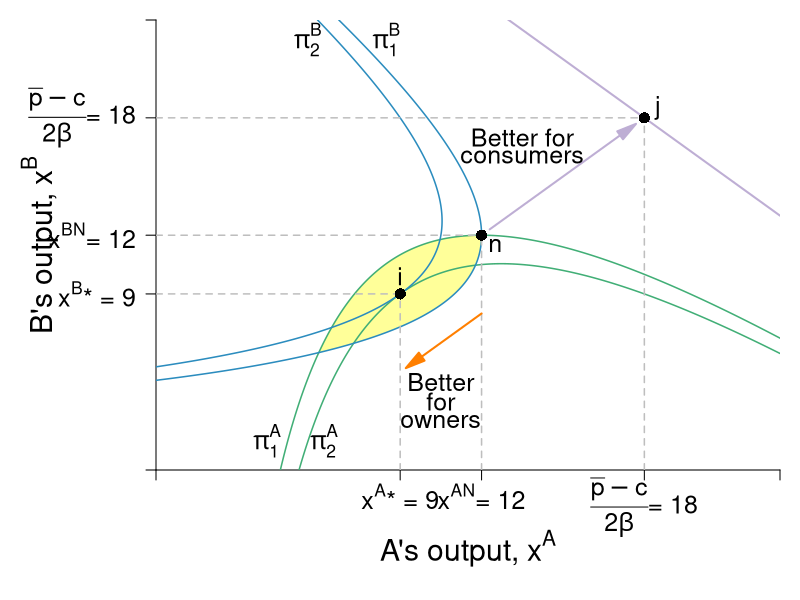

Write the R code that produced this figure.
#Graph Designer: Simon Halliday & Madeleine Wettach '20
#Authors: Bowles, Foley and Halliday
#Title: Microeconomics: Competition, Conflict and Coordination

require(shape)
pdf(file = "competitionmarkets/cournot_brfs_profits_social.pdf", width = 9, height = 7)

#Set parameters for graphics
pointsize <- 1.8
axislabelsize <- 1.8
labelsize <- 1.5
namesize <- 1.8
annotatesize <- 1.5
graphlinewidth <- 2
segmentlinewidth <- 1.5

COL <- c("#7fc97f", "#beaed4", "#fdc086", "#ffff99", "#386cb0", "#f0027f", "#bf5b17", "#666666")
COLA <- c("#99d8c9","#66c2a4","#41ae76", "#238b45", "#005824")
COLB <- c("#4eb3d3", "#2b8cbe", "#0868ac","#084081")

par(mar =  c(6.5, 7.80, 1, 1))

socialW <- function(xa, s = 0.5, pmax = 20, c1 = 2, slope = 1) {
  (pmax - c1)/s - slope*xa
}

piA <- function(xa, xb, s = 0.5, pmax = 20, c1 = 2) {
  (pmax - s*xb)*xa - s*(xa)^2 - c1*xa
}

piB <- function(xa, xb, s = 0.5, pmax = 20, c1 = 2) {
  (pmax - s*xa)*xb - s*(xb)^2 - c1*xb
}

brfB <- function(xa, s = 0.5, pmax = 20, c1 = 2) {
  (pmax - c1)/(2*s) - (1/2)*xa
}

brfA <- function(xa, s = 0.5, pmax = 20, c1 = 2) {
  (pmax - c1)/s - 2*xa
}

xANE <- function(pbar, beta = 2, c1 = 1){
  (pbar - c1)/(3*beta)
}

isoA <- function(xa, s = 0.5, pmax = 20, c1 = 2, piA = 72){
  -(c1*xa - pmax*xa + s*xa^2 + piA)/(s*xa)
}

isoB1 <- function(xa, s = 0.5, pmax = 20, c1 = 2, piB = 72){
  (-sqrt((c1 - pmax + s*xa)^2 - 4*piB*s) - c1 + pmax -s*xa)/(2*s)
}

isoB2 <- function(xa, s = 0.5, pmax = 20, c1 = 2, piB = 72){
  (sqrt((c1 - pmax + s*xa)^2 - 4*piB*s) - c1 + pmax -s*xa)/(2*s)
}


#Input into Wolfram Alpha: solve for x y = 1/b - (0.5*x)/(a*b) - u/(a*b*x)

#solve for y 72 = (p - s*y)*x - s*(x)^2 - c1*x 
#solve for y 72 = (p - s*x)*y - s*(y)^2 - c1*y

xlims <- c(0, 23)
ylims <- c(0, 23)

npts <- 501 
x <- seq(xlims[1], xlims[2], length.out = npts)
y <- seq(ylims[1], ylims[2], length.out = npts) 
a <- c(72, 81)
b <- c(72, 81)

plot(0, 0, xlim = xlims, ylim = ylims, type = "n",
     xlab = expression(paste("")),
     ylab = expression(paste("")), 
     xaxt = "n", 
     yaxt = "n", 
     cex.lab = axislabelsize, 
     bty = "n",
     xaxs="i", 
     yaxs="i")

# ticksy <- seq(from = 0, to = ylims[2], by = 2)
# ylabels <- seq(from = 0, to = ylims[2], by = 2)
# ticksx <- seq(from = 0, to = xlims[2], by = 2)
# xlabels <- seq(from = 0, to = xlims[2], by = 2)
ticksy <- c(0, 9, 12, 18, 36, ylims[2])
ylabels <- c(NA, expression(paste(x^{B},"* = 9")), expression(paste(x^{BN}, "= 12")), expression(paste( frac(bar(p) - c,2*beta), "= 18" )), expression(paste( frac(bar(p) - c[1],beta) )), NA)
ticksx <- c(0, 9, 12, 18, 36, xlims[2])
xlabels <- c(NA, expression(paste(x^{A},"* = 9")), expression(paste(x^{AN}, "= 12")), expression(paste(frac(bar(p) - c,2*beta), "= 18")), expression(paste( frac(bar(p) - c[1],beta) )), NA)


axis(1, at = ticksx, pos = 0, labels = FALSE, cex.axis = labelsize)
text(x = c(0, 9, 12, 18, 36, xlims[2]), par("usr")[3] - 0.4, labels = xlabels, srt = 0, pos = 1, xpd = TRUE, cex = labelsize)
axis(2, at = ticksy, pos = 0, labels = ylabels, las = 1, cex.axis = labelsize)

npts <- 500 
xx1 <- seq(xlims[1], xlims[2], length.out = npts)

#Pareto-improving lens
xpoly1 <- seq(from = 5.95, to = 12, length.out = 500)
ypoly1 <- isoA(xpoly1)
ypoly2 <- isoB1(xpoly1)
polygon(x = c(xpoly1, rev(xpoly1)), y = c(ypoly1, rev(ypoly2)), col=COL[4], density=NULL, border = NA)


#lines(xx1, brfA(xx1, s = 0.5, pmax = 20, c1 = 2), col = COLA[4], lwd = graphlinewidth)
#lines(xx1, brfB(xx1, s = 0.5, pmax = 20, c1 = 2), col = COLB[4], lwd = graphlinewidth)
lines(xx1, socialW(xx1, s = 0.5, pmax = 20, c1 = 2), col = COL[2], lwd = graphlinewidth)


contour(y, x, 
        outer(x, y, piA),
        #labels = c("v1", "v2", "v3"),
        drawlabels = FALSE,
        col = COLA[3],
        #xlab = expression(paste("A's Apples, ", x)),
        #ylab = expression(paste("A's Oranges, ", y)),
        #cex.lab = axislabelsize,
        lwd = segmentlinewidth,
        levels = a, 
        xaxs="i", 
        yaxs="i", 
        add = TRUE) 

text(0.5*(xlims[2]), -4, expression(paste("A's output, ", x^A)), xpd = TRUE, cex = axislabelsize) 
text(-4.3, 0.5*ylims[2], expression(paste("B's output, ", x^B)), xpd = TRUE, cex = axislabelsize, srt = 90) 

#Add arrows:
#arrows(-0.8, 10, -0.8, 14, xpd = TRUE, length=0.1,angle=40,lwd=3)
#arrows(6.2, -1.7, 9, -1.7, xpd = TRUE, length=0.1,angle=40,lwd=3)


contour(x, y, 
        outer(x, y, piB),
        #labels = c("v1", "v2", "v3"),
        drawlabels = FALSE,
        col = COLB[2],
        #xlab = expression(paste("")),
        #ylab = expression(paste("")),
        lwd = segmentlinewidth,
        levels = b, 
        add = TRUE
        #xaxs="i", 
        #yaxs="i"
) 


#segments(4.11765, 6.17647, 5.88, 8.88, lty = 1, col = COL[2] , lwd = graphlinewidth)
# text(7.3, 3, expression("Pareto Efficient"))
# text(7.3, 2.4, expression("Curve"))
# Arrows(7.3, 3.5, 7.3, 6.1, col = "black", lty = 1, lwd = 2, arr.type = "triangle", arr.lwd = 0.5)

#Label the iso-welfare functions for the HG, Aisha
text(4.1, 1.5, expression(pi[1]^A), cex = labelsize)
text(6.2, 1.5, expression(pi[2]^A), cex = labelsize)
#text(6, 1.5, expression(pi[3]^A))
#text(7, 1.5, expression(pi[Opp]^A))
#text(6.6, 8.3, expression(u[4]^A))

#Label the indifference curves for the HG, Betty
#text(11.8, 18, expression(pi[Vic]^B))
text(8.5, 22, expression(pi[1]^B), cex = labelsize)
text(5.6, 22, expression(pi[2]^B), cex = labelsize)
#text(8.4, 18, expression(pi[3]^B))
#text(3.4, 6.9, expression(v[4]^B))

#Label Nash Equilibrium 
segments(0, 12, 12, 12, lty = 2, col = "gray" , lwd = segmentlinewidth)
segments(12, 0, 12, 12, lty = 2, col = "gray" , lwd = segmentlinewidth)
points(12, 12, pch = 16, col = "black", cex = 1.5)
#text(14, 12.4, expression(paste("Nash Equilibrium")))
text(12.5, 11.5, expression(paste(n)), cex = labelsize)

#Checking points
#points(5.95, 5.95, pch = 16, col = "black", cex = 1.5)
#segments(8, 10, 10, 8, lty = 1, col = COL[2] , lwd = graphlinewidth)

# 
text(9, 9.9, expression(paste(i)), cex = labelsize)
segments(0, 9, 9, 9, lty = 2, col = "gray" , lwd = segmentlinewidth)
segments(9, 0, 9, 9, lty = 2, col = "gray" , lwd = segmentlinewidth)
# segments(13.5, 0, 13.5, 9, lty = 2, col = "gray" , lwd = segmentlinewidth)
points(9, 9, pch = 16, col = "black", cex = 1.5)
# points(13.5, 9, pch = 16, col = "black", cex = 1.5)
# text(13.45, 9.6, expression(paste("d")))


# points(10, 8, pch = 16, col = "black", cex = 1.5)
# text(10, 8.6, expression(paste("f")))
# points(8, 10, pch = 16, col = "black", cex = 1.5)
# text(8, 10.6, expression(paste("g")))


# #Annotate Pareto Efficient Curve and relevant points

# points(6, 8, pch = 16, col = "black", cex = 1.5)
# text(6, 8.5, expression(paste("g")))
# 
# points(8, 6, pch = 16, col = "black", cex = 1.5)
# text(7, 7.5, expression(paste("i")))
# 
# points(7, 7, pch = 16, col = "black", cex = 1.5)
# text(8, 6.5, expression(paste("f")))

segments(0, 18, 18, 18, lty = 2, col = "gray" , lwd = segmentlinewidth)
segments(18, 0, 18, 18, lty = 2, col = "gray" , lwd = segmentlinewidth)
points(18, 18, pch = 16, col = "black", cex = 1.5)
text(18.5, 18.5, expression(paste(j)), cex = labelsize)

#A's brf
#text(2, 14, expression(paste("B's best response")))
#text(2, 13.5, expression(paste("function")))
#Arrows(2, 14.3, 2, 16.5, col = "black", lty = 1, lwd = 2, arr.type = "triangle", arr.lwd = 0.5)

#A's brf
#text(16.5, 7, expression(paste("A's best response")))
#text(16.5, 6.5, expression(paste("function")))
#Arrows(16.5, 6, 16.5, 3.75, col = "black", lty = 1, lwd = 2, arr.type = "triangle", arr.lwd = 0.5)

#Arrow for owners and consumers
Arrows(12.3, 12.3, 17.4, 17.4, lty = 1, lwd = 2, arr.type = "triangle",  col = COL[2])
text(13.5, 17, expression(paste("Better for")), cex = labelsize)
text(13.5, 16, expression(paste("consumers")), cex = labelsize)

Arrows(12, 8, 9.5, 5.5, lty = 1, lwd = 2, arr.type = "triangle",  col = "#ff7f00")
text(10.5, 4.5, expression(paste("Better")), cex = labelsize)
text(10.5, 3.5, expression(paste("for")), cex = labelsize)
text(10.5, 2.5, expression(paste("owners")), cex = labelsize)

#f0027f
#e41a1c
dev.off()
